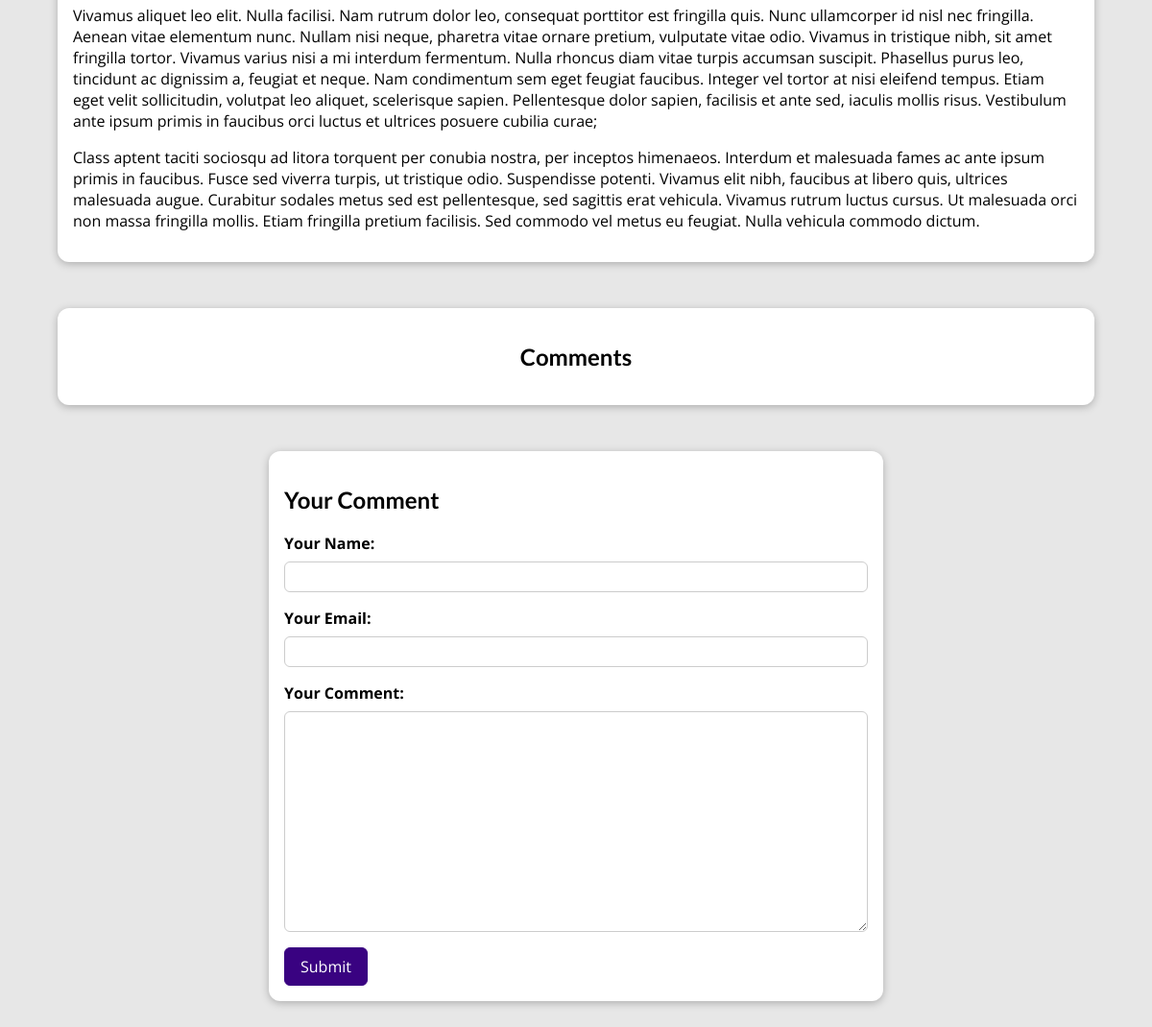
Page /posts/post-4 (lower part) on the earlier database version.
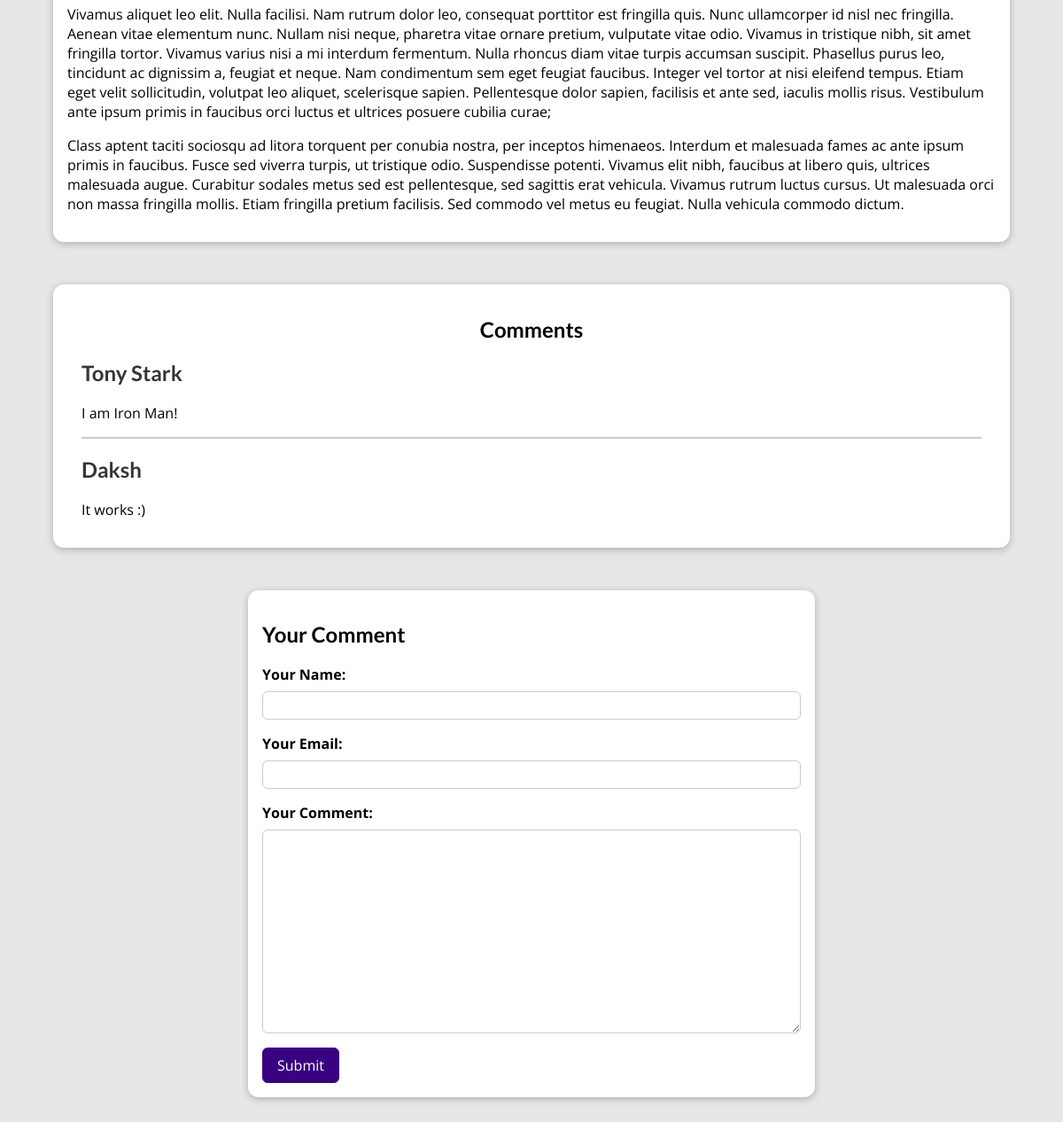
Same page on the later database version.
### blog/models.py (models this page shows, shortened)
class Post(models.Model):
    title = models.CharField(max_length=100)
    excerpt = models.CharField(max_length=300)
    image = models.ImageField(upload_to="posts/", null=True)
    date = models.DateField()
    content = models.TextField(validators=[MinLengthValidator(10)])
    slug = models.SlugField(unique=True, db_index=True)
    author = models.ForeignKey(Author, on_delete=models.SET_NULL, related_name="posts", null=True)
    tags = models.ManyToManyField("Tag")

class Comment(models.Model):
    user_name = models.CharField(max_length=100)
    user_email = models.EmailField(max_length=100)
    text = models.TextField(max_length=400)
    post = models.ForeignKey(Post, on_delete=models.CASCADE, related_name="comments")

### blog/views.py (the view)
# urls.py: path("posts/<slug:slug>", views.PostDetailView.as_view(), name="load-post")
class PostDetailView(View):
    model = Post
    template_name = "blog/load-post.html"
    def get(self, request, slug):
        post = get_object_or_404(Post, slug=slug)
        return render(request, self.template_name,
                      {
                          "post": post,
                          "post_tags": post.tags.all(),
                          "comment_form": CommentForm(),
                          "comments": post.comments.all().order_by("-id"),
                      })
    def post(self, request, slug):
        comment_form = CommentForm(request.POST)
        post = Post.objects.get(slug=slug)
        if comment_form.is_valid():
            comment = comment_form.save(commit=False)
            comment.post = post
            comment.save()
            return HttpResponseRedirect(reverse("load-post", args=[slug]))
        context = {
            "comment_form": comment_form,
            "post": post,
            "post_tags": post.tags.all(),
            "comments": post.comments.all().order_by("-id"),
        }
        return render(request, self.template_name, context=context)

### blog/forms.py
class CommentForm(forms.ModelForm):
    class Meta:
        model = Comment
        exclude = ["post"]
        labels = {"user_name": "Your Name", "user_email": "Your Email", "text": "Your Comment"}

### blog/models.py (called while the page is built)
    def __str__(self):
        return f"{self.first_name} {self.last_name}"

### blog/templates/blog/load-post.html (shortened to what this page needs)
{% extends "base.html" %}
{% load static %}
{% block css_files %}
    <link rel="stylesheet" href="{% static "blog/post-detail.css" %}">
{% endblock %}
{% block content %}
    <main>
        {{ post.content|linebreaks }}
    </main>
    <section id="comments">
    <h1>Comments</h1>
        <ul>
            {% for comment in comments %}
                <li>
                    <h2>{{ comment.user_name }}</h2>
                    <p>{{ comment.text|linebreaks }}</p>
                </li>
            {% endfor %}
        </ul>
    </section>
    <section id="comment-form">
        <h2>Your Comment</h2>
        <form action="{% url "load-post" post.slug %}" method="POST">
            {% for form_field in comment_form %}
                <div class="form-control {% if form_field.errors %}invalid{% endif %}">
                    {{ form_field.label_tag }}
                    {{ form_field }}
                </div>
            {% endfor %}
            <button type="submit">Submit</button>
        </form>
    </section>
{% endblock %}

### templates/base.html (shortened to what this page needs)
{%  load static %}
<!DOCTYPE html>
<html lang="en">
<head>
    <link rel="stylesheet" href="{% static "app.css" %}">
    {% block css_files %}{% endblock %}
</head>
<body>
{% block content %}{% endblock %}
</body>
</html>

### static/app.css (style rules this page uses)
* { box-sizing: border-box; }
html { font-family: 'Open Sans', 'Lato', sans-serif; }
body { margin: 0; }
h1, h2, h3 { font-family: 'Lato', sans-serif; font-weight: bold; }

### blog/static/blog/post-detail.css (style rules this page uses)
body { background-color: #e7e7e7; }
main { width: 90%; max-width: 90rem; margin: 3rem auto; background-color: white; padding: 1rem; border-radius: 12px; box-shadow: 0 2px 8px rgba(0, 0, 0, 0.25); }
#comment-form { width: 90%; max-width: 40rem; margin: 3rem auto; background-color: white; border-radius: 12px; box-shadow: 0 2px 8px rgba(0, 0, 0, 0.25); padding: 1rem; }
#comment-form button { font: inherit; background-color: #390281; color: white; border: 1px solid #390281; padding: 0.5rem 1rem; border-radius: 6px; cursor: pointer; }
.form-control { margin-bottom: 1rem; }
.form-control label { font-weight: bold; margin-bottom: 0.5rem; display: block; }
.form-control input, .form-control textarea { width: 100%; padding: 0.25rem; font: inherit; display: block; border-radius: 6px; border: 1px solid #ccc; }
#comments { width: 90%; max-width: 80rem; margin: 3rem auto; background-color: white; border-radius: 12px; box-shadow: 0 2px 8px rgba(0, 0, 0, 0.25); padding: 1rem 2rem; }
#comments ul { list-style: none; margin: 0; padding: 0; }
#comments li { margin-bottom: 1rem; border-bottom: 2px solid #ccc; }
#comments li:last-of-type { border-bottom: none; }
#comments h2 { color: #353535; }
#comments h1 { text-align: center; }

Differences in the rows shown:
added Comment: user_name "Tony Stark", text "I am Iron Man!"
added Comment: user_name "Daksh", text "It works :)"
